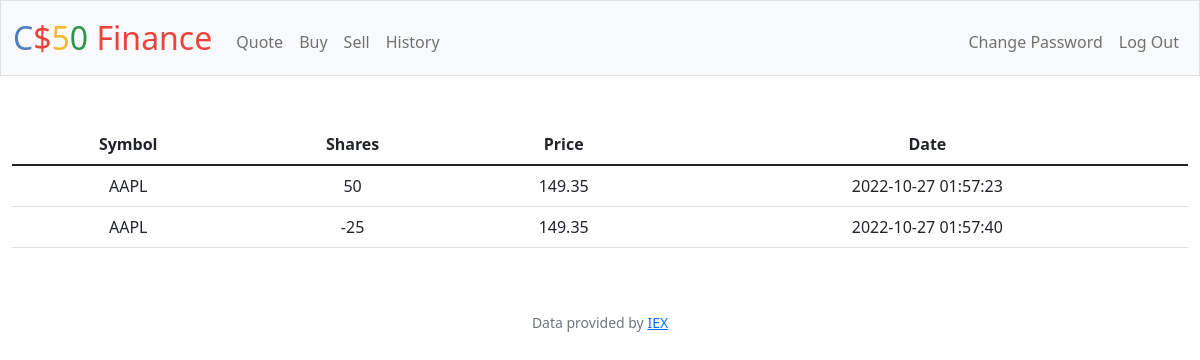
The app's page /history (signed in) with its own data.
### tables this page shows
CREATE TABLE 'transactions' ('id' INTEGER PRIMARY KEY AUTOINCREMENT NOT NULL, 'user_id' INTEGER, 'symbol' TEXT, 'shares' INTEGER, 'price' REAL, 'date' DATETIME);

### app.py (the view)
@app.route("/history")
@login_required
def history():
    user_id = session['user_id']
    transactions_db = db.execute('SELECT * FROM transactions WHERE user_id = ?', user_id)
    return render_template('history.html', transactions=transactions_db)

### app.py (called while the page is built)
@app.after_request
def after_request(response):
    response.headers["Cache-Control"] = "no-cache, no-store, must-revalidate"
    response.headers["Expires"] = 0
    response.headers["Pragma"] = "no-cache"
    return response

### helpers.py (called while the page is built)
def login_required(f):
    @wraps(f)
    def decorated_function(*args, **kwargs):
        if session.get("user_id") is None:
            return redirect("/login")
        return f(*args, **kwargs)
    return decorated_function

### templates/history.html (shortened to what this page needs)
{% extends "layout.html" %}
{% block main %}
    <table class="table">
            <thead>
                <tr>
                    <th scope="col">Symbol</th>
                    <th scope="col">Shares</th>
                    <th scope="col">Price</th>
                    <th scope="col">Date</th>
                </tr>
            </thead>
            <tbody>
            {% for row in transactions %}
                <tr scope="row">
                    <td>{{ row['symbol'] }}</td>
                    <td>{{ row['shares'] }}</td>
                    <td>{{ row['price'] }}</td>
                    <td>{{ row['date'] }}</td>
                </tr>
            {% endfor %}
            </tbody>
    </table>
{% endblock %}

### records on screen
transactions: symbol "AAPL", shares "50", price "149.35", date "2022-10-27 01:57:23"
transactions: symbol "AAPL", shares "-25", price "149.35", date "2022-10-27 01:57:40"
